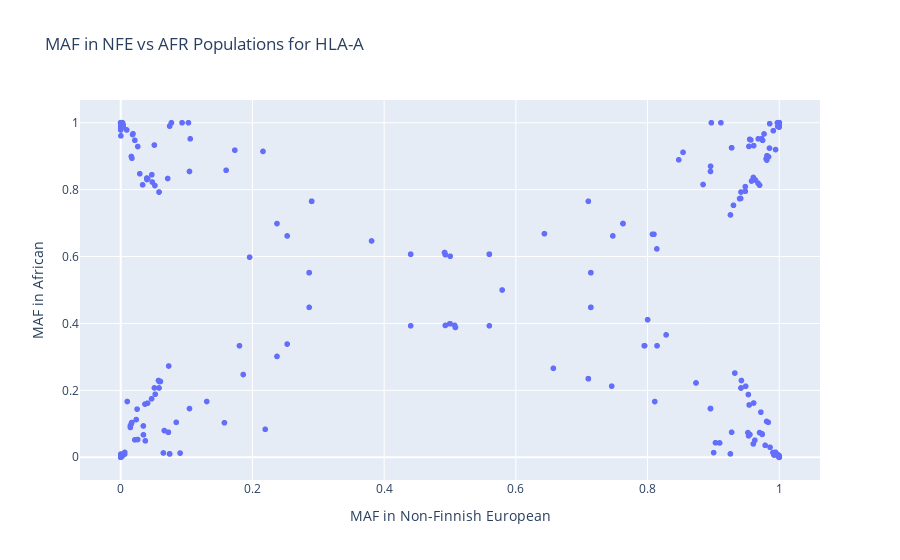

The code cell stored with this chart in its notebook:
### Markdown cell above
### Plotting Variant Frequencies of European and African Populations

By plotting the MAF of both these populations against each other, we can identify population-specific variants. In the plot below, variants in the upper left corner are common in African individuals but rare in non-Finnish European, while variants in the lower right corner are rare in Europeans and common in Africans.

### Code cell
df_wide = df_pops.pivot(
    values="MAF",
    index="id",
    on="population",
    aggregate_function="first",
)

px.scatter(
    df_wide,
    x="gnomADe:nfe",
    y="gnomADe:afr",
    hover_name="id",   # 👈 this makes the ID appear prominently
    labels={
        "gnomADe:nfe": "MAF in Non-Finnish European",
        "gnomADe:afr": "MAF in African",
    },
    title=f"MAF in NFE vs AFR Populations for {gene_dropdown.value}",
)

### Figure 1 — Plotly figure (JSON) as saved in the notebook; plotly's stock layout.template omitted (floating-point values rounded to 4 significant figures; data arrays with more than 128 entries replaced by an {"elided": "..."} marker saying what was removed)
{"data": [{"hovertemplate": "<b>%{hovertext}</b><br><br>MAF in Non-Finnish European=%{x}<br>MAF in African=%{y}<extra></extra>", "hovertext": {"elided": "4182 str values"}, "legendgroup": "", "marker": {"color": "#636efa", "symbol": "circle"}, "mode": "markers", "name": "", "showlegend": false, "type": "scattergl", "x": {"elided": "4182 float values"}, "xaxis": "x", "y": {"elided": "4182 float values"}, "yaxis": "y"}], "layout": {"legend": {"tracegroupgap": 0}, "title": {"text": "MAF in NFE vs AFR Populations for HLA-A"}, "xaxis": {"anchor": "y", "domain": [0, 1], "title": {"text": "MAF in Non-Finnish European"}}, "yaxis": {"anchor": "x", "domain": [0, 1], "title": {"text": "MAF in African"}}}}
